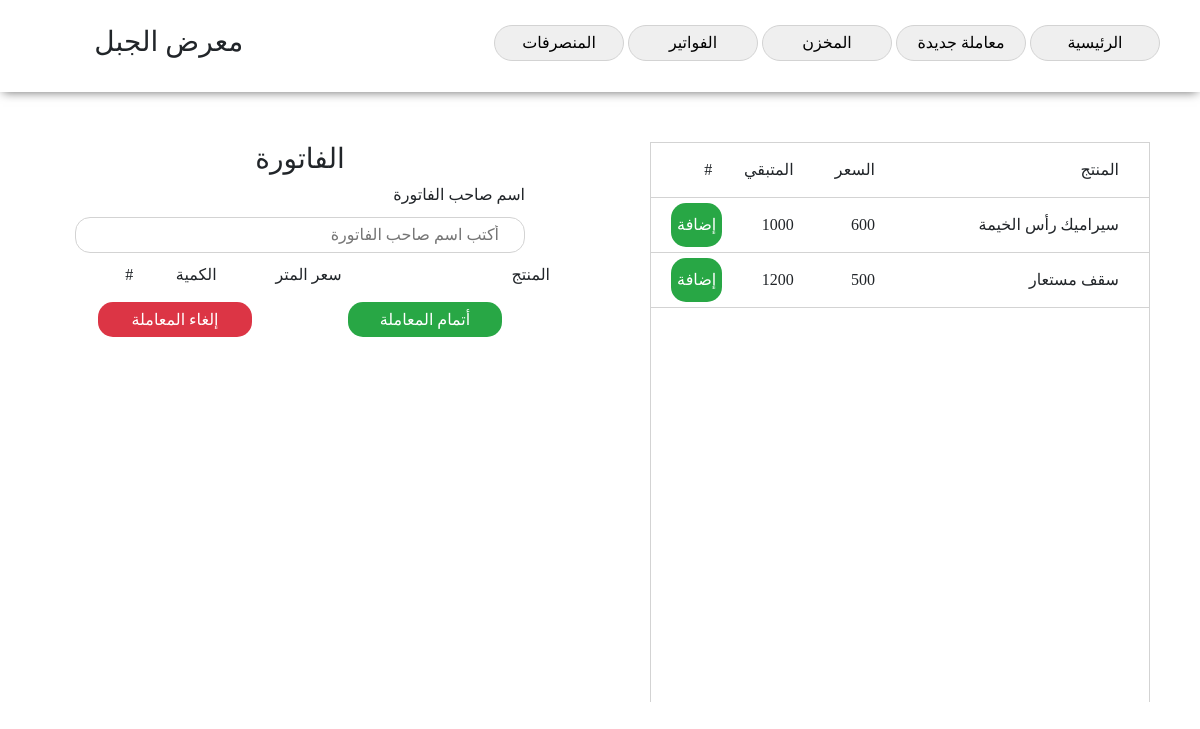
The page /deal (signed in) on the database as committed earlier.
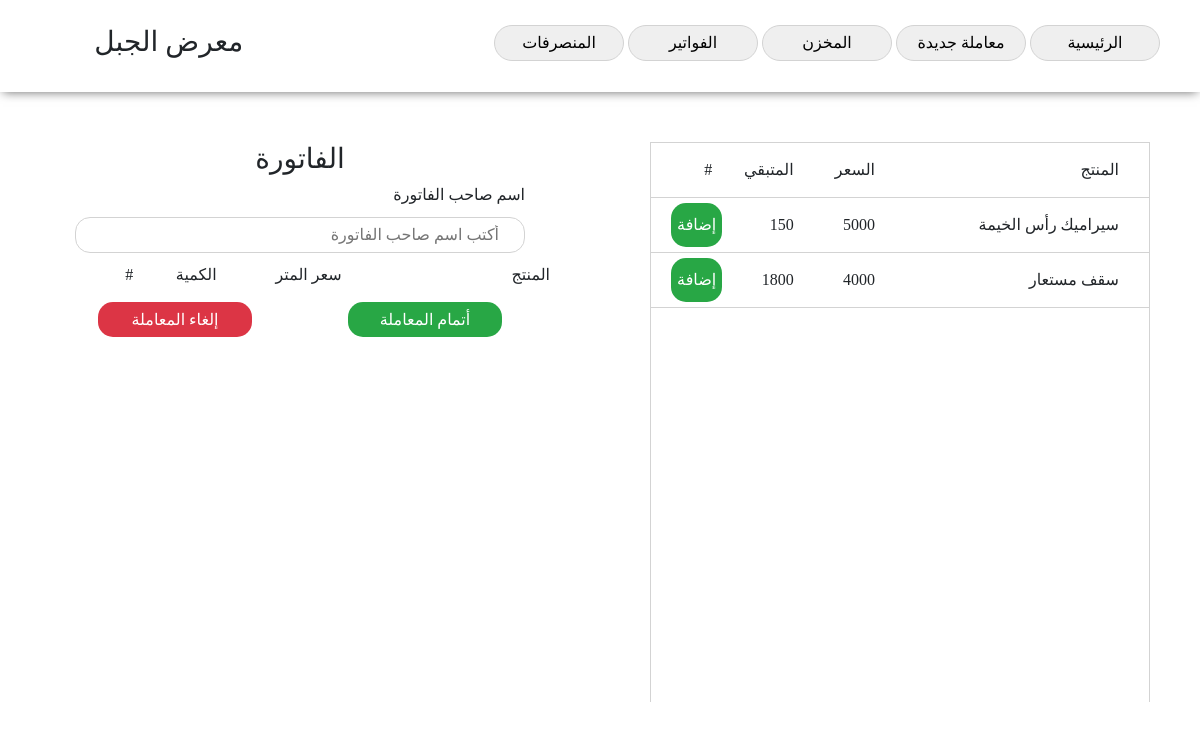
The same page on the database as committed later.
### model.py (models this page shows)
class Product(Model):
	name = CharField()
	price = IntegerField()
	mount = IntegerField()
	date = CharField()
	class Meta:
		database = db

### app.py (the view)
@app.route('/deal')
def deal():
	if not isLogedIn():
		return redirect(url_for('index'))
	products = Product.select()
	return render_template('deal.html', products=products)

### app.py (called while the page is built)
def isLogedIn():
	try:
		cookie = session['session']
		print(cookie)
		if int(cookie) > 0:
			return True
		else:
			return False
	except:
		return False

### templates/deal.html (shortened to what this page needs)
<!DOCTYPE html>
<html>
<head>
	<link rel="stylesheet" type="text/css" href="/static/css/bootstrap.css">
	<link rel="stylesheet" type="text/css" href="/static/css/fontello.css">
	<link rel="stylesheet" type="text/css" href="/static/css/style.css">
</head>
<body>
	<center>
		<nav class="shadow row">
			<div class="col-9" style="text-align: right;">
				<button
					onclick="location.href='/home'">الرئيسية</button>
				<button
					onclick="location.href='/deal'"
					>معاملة جديدة</button>
				<button
					onclick="location.href='/store'"
					>المخزن</button>
				<button
					onclick="location.href='/pills'"
					>الفواتير</button>
				<button
					onclick="location.href='/cuts'"
					>المنصرفات</button>
			</div>
			<div class="col-3">
				<h3>معرض الجبل</h3>
			</div>
		</nav>
		<div class="row">
			<div class="col-6 pill_side_container">
				<div class="products_container">
							<div class="row product">
								<div class="col-6">
									<i>
										المنتج
									</i>
								</div>
								<div class="col-2">
									<i>
										السعر
									</i>
								</div>
								<div class="col-2">
									<i>
										المتبقي
									</i>
								</div>
								<div class="col-2">
									<i>
										#
									</i>
								</div>
							</div>
					{% if products %}
						{% for pro in products %}
							<div class="row product">
								<div class="col-6">
									<i id="name{{pro.id}}">{{ pro.name }}</i>
								</div>
								<div class="col-2">
									<i id="price{{pro.id}}">{{ pro.price }}</i>
								</div>
								<div class="col-2">
									<i id="mount{{pro.id}}">{{ pro.mount }}</i>
								</div>
								<div class="col-2">
									<button id="addBtn{{ pro.id }}" onclick="addToList({{ pro.id }})">إضافة</button>
								</div>
							</div>
						{% endfor %}
					{% else %}
						<h3> لا توجد منتجات </h3>
					{% endif %}
				</div>
			</div>
			<div class="col-6 pill_side_container">
				<div>
					<h3>الفاتورة</h3>
				</div>
				<div class="pill_owner_field">
					<div>
						<i>اسم صاحب الفاتورة</i>
					</div>
					<div>
						<input type="text" id="orderOwner" placeholder="أكتب اسم صاحب الفاتورة" name="">
					</div>
				</div>
				<div id="pill_products_container" class="pill_products_container">
					<div class="row">
						<div class="col-5">
							المنتج
						</div>
						<div class="col-3">
							سعر المتر
						</div>
						<div class="col-2">
							الكمية
						</div>
						<div class="col-2">
						    #
						</div>
					</div>
				</div>
				<div class="row">
					<div class="col-6">
						<button
							onclick="if (confirm('إتمام المعاملة')) { doTheDeal() }"
							class="pill_action_button submit_pill"
						>أتمام المعاملة</button>
					</div>
					<div class="col-6">
						<button
							onclick="location.href='/home'"
							class="pill_action_button discard_pill"
						>إلغاء المعاملة</button>
					</div>
				</div>
			</div>
		</div>
	</center>
</body>
</html>

### static/css/style.css (style rules this page uses)
body { direction: rtl; font-family: 'Cairo'; min-width: 1000px; cursor: default; }
input { outline: none; }
button { cursor: pointer; }
i { font-style: normal; }
.row { width: 100%; }
.shadow { box-shadow: 0px 3px 10px -3px dimgray; }
nav { padding: 25px }
nav button { border: solid lightgray 1px; padding: 5px; width: 130px; border-radius: 25px; }
.pill_side_container { padding: 50px; }
.products_container { border: solid lightgray 1px; border-bottom: none; height: 70vh; overflow-x: scroll; direction: ltr; }
.product { border-bottom: solid lightgray 1px; padding: 5px; direction: rtl; }
.product i { height: 100%; padding: 10px; display: inline-block; }
.product button { width: 100%; height: 100%; border: none; border-radius: 15px; color: white; background-color: var(--success); }
.pill_products_container { text-align: right; }
.pill_action_button { width: 70%; margin: 15px; border: none; color: white; border-radius: 15px; height: 35px; }
.submit_pill { background-color: var(--success); }
.discard_pill { background-color: var(--danger); }
.pill_owner_field { text-align: right; width: 90%; }
.pill_owner_field input { width: 100%; border: solid lightgray 1px; padding: 5px; border-radius: 15px; padding-left: 25px; padding-right: 25px; margin-top: 10px; margin-bottom: 10px; }
.product { text-align: right; }

Rows that differ between the two databases and show on the page:
changed Product "سيراميك رأس الخيمة": price "600" → "5000"; mount "1000" → "150"
changed Product "سقف مستعار": price "500" → "4000"; mount "1200" → "1800"
